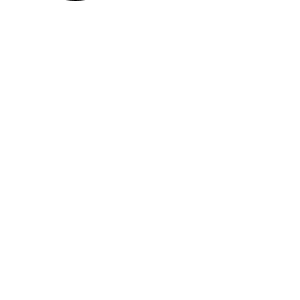
Frame 1 (no input)
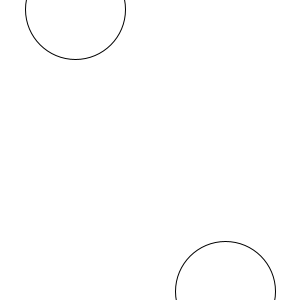
Frame 60 (the mouse pressed at the canvas centre just before this capture)
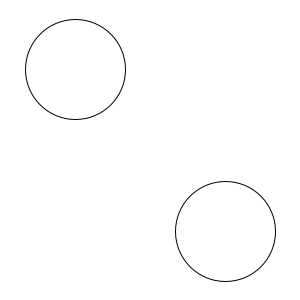
Frame 120 (the mouse held since frame 60 and released just before this capture)

The Processing sketch that drew these frames (run headless with seeded random() and noise(); from frame 60 on, the mouse is pressed at the canvas centre):

// Processing sketch: checkpoint_1_2_circle
// ── checkpoint_1_2_circle.pde
//checkpoint 1 (2 circle)

int down;
int up;

void setup() {
 size (300, 300);
 down = -50;
 up = 350;
}

void draw() {
 background(255);
 circle(75, down, 100);
 circle(225, up, 100);
 down = down + 1;
 up = up - 1;
 if(down > 350) {
  down = -50;
  up = 350;
 }
}
